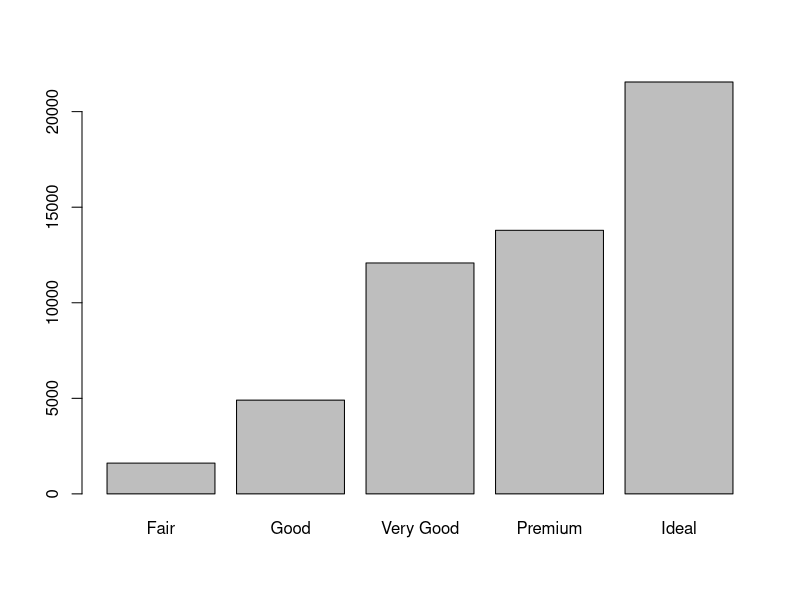
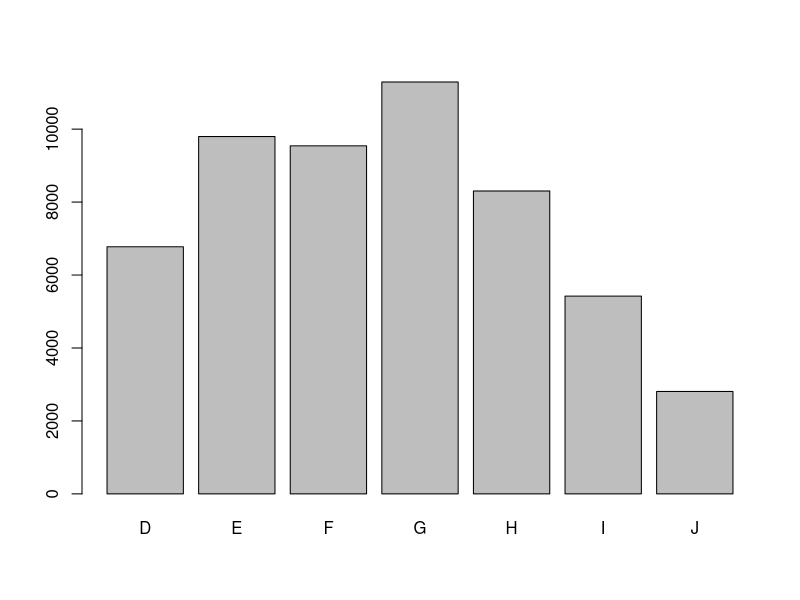
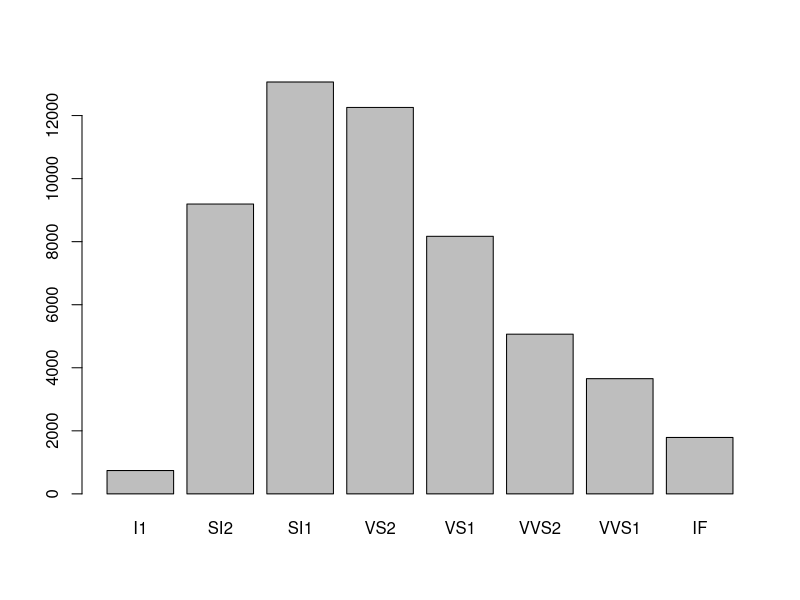
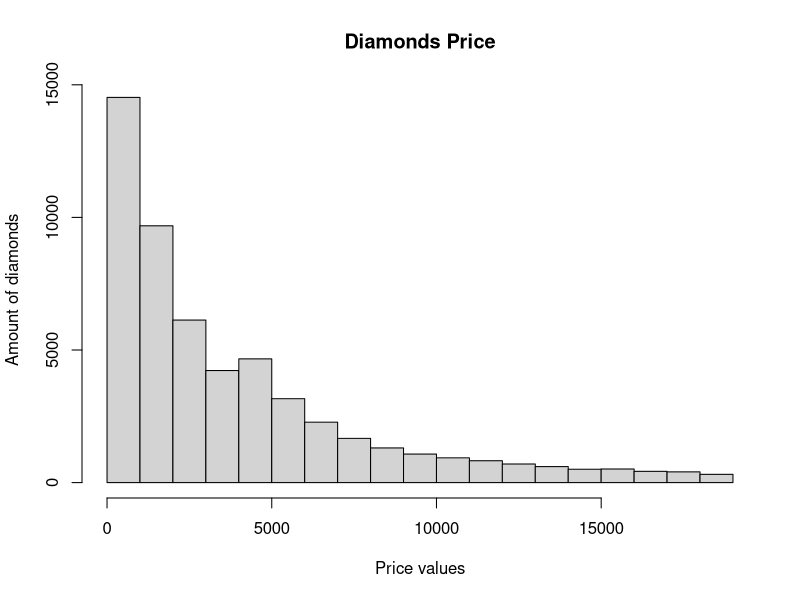
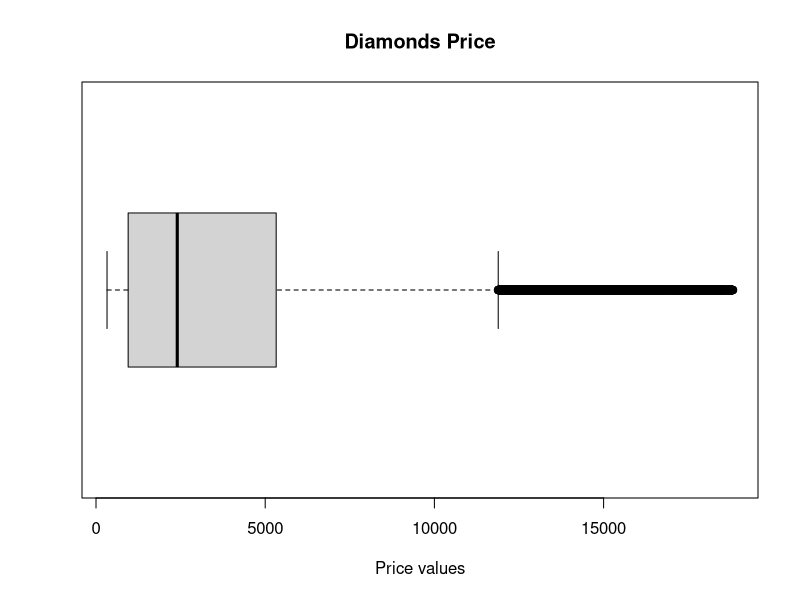
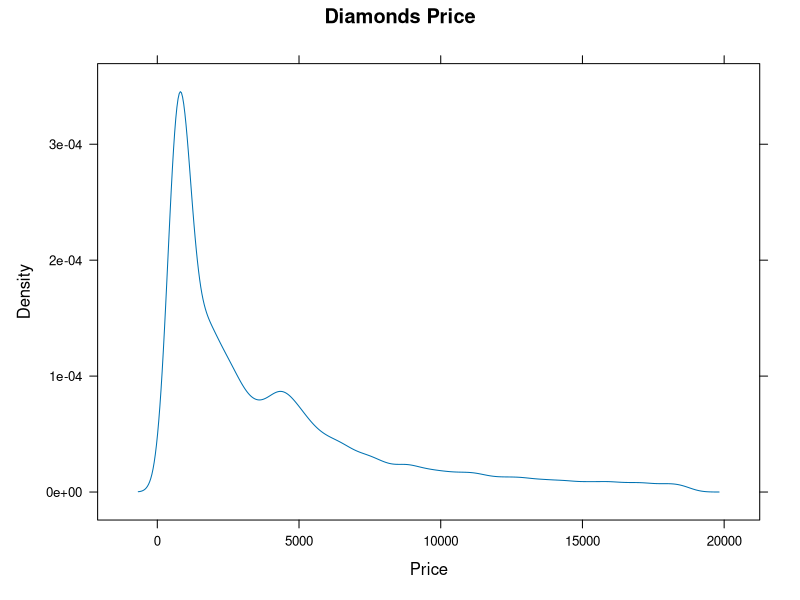
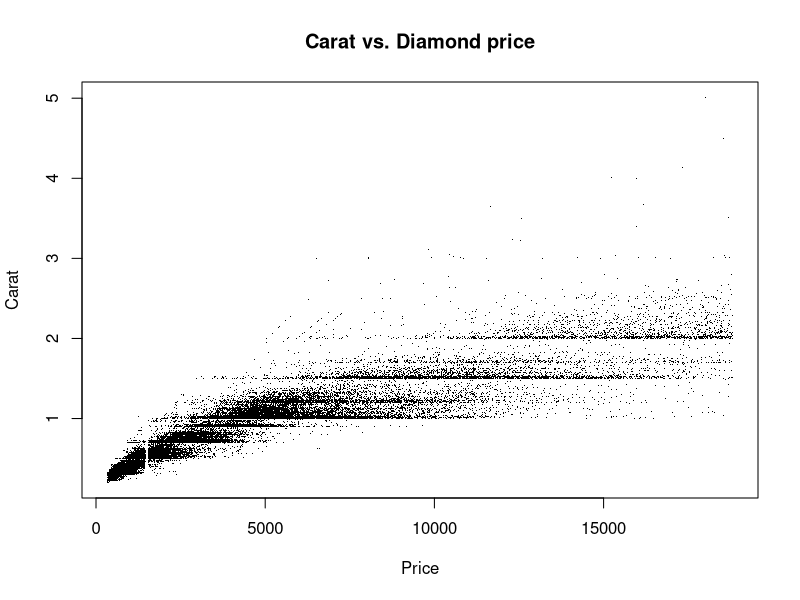
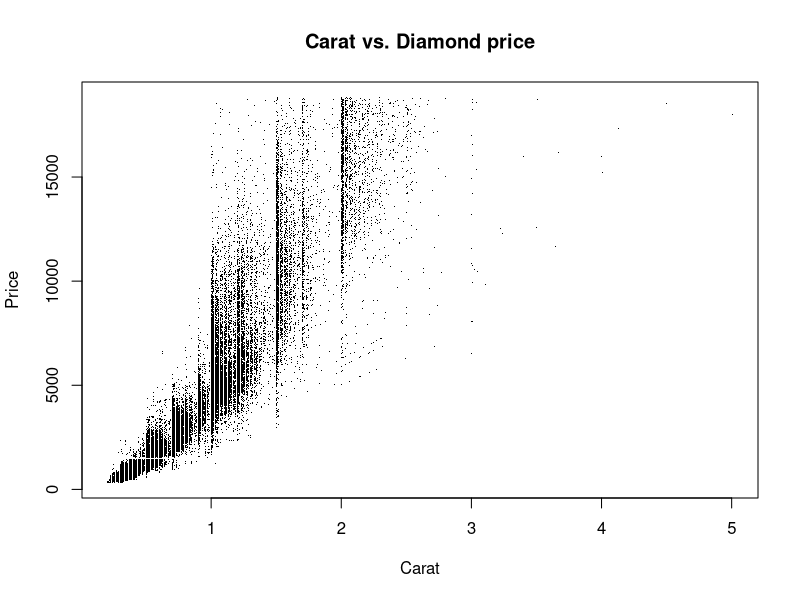

These figures' R source, in order:
#############################################
#   Assignment 01 Part 2: Diamond Prices    #
#                                           #
#   Author: Roland Spindelbalker            #
#   Date: 15.11.2018                        #
#############################################

# Load library and data
library('ggplot2')
library('lattice')
library('caret')
library('plyr')
data("diamonds")

# Look through dataset
?diamonds

# 1. Give an overview of the dataset structure:
#   • How many samples and features are in the dataset?
#   • What are the feature data types?
#   • Are diamonds balanced across color, cut and clarity? 
#   (Hint: roughly 1:1 means balanced, e.g. 1:2 is a “1:2 imbalance”)

str(diamonds)
# After executing str on the dataset, we see that there are
# 53940 samples with 10 features in the dataset

# The datatypes of the features are:
# $ carat  : num                      <- Numeric  
# $ cut    : Ord.factor w/ 5 levels   <- Factor with 5 different levels
# $ color  : Ord.factor w/ 7 levels   <- Factor with 7 different levels
# $ clarity: Ord.factor w/ 8 levels   <- Factor with 8 different levels
# $ depth  : num                      <- Numeric
# $ table  : num                      <- Numeric
# $ price  : int                      <- Integer
# $ x      : num                      <- Numeric
# $ y      : num                      <- Numeric
# $ z      : num                      <- Numeric

# To find out if the diamods are balanced, accross the features, we need
# to use
summary(diamonds$cut)
summary(diamonds$color)
summary(diamonds$clarity)

# There we see that the features are imbalanced
# This can be seen even better in a plot
barplot(summary(diamonds$cut))
barplot(summary(diamonds$color))
barplot(summary(diamonds$clarity))


# 2. Visualize diamond prices using a histogram, boxplot and densityplot:
#   • Is there a visible trend? If yes, which is it and from which plots can you derive it?

hist(diamonds$price, main = 'Diamonds Price', xlab = "Price values", ylab = "Amount of diamonds")
boxplot(diamonds$price, horizontal = T, main = 'Diamonds Price', xlab = "Price values")
densityplot(diamonds$price, plot.points = F, main = 'Diamonds Price', xlab = "Price")

# There is a visible trend, namely that the amount of diamonds decreases with rising prices.
# This trend is reflected in all three visualizations, but not easy to see in all of them.
# In my opinion, the histogram is the clearest visualization of the three.
# There you can see that the amount decreases exponentially with increasing prices.
# Additionally, you can see that there is a irregular jump in the price range between 4000 and 5000


# 3. Calculate and state the mean, median, standard deviation, median absolute deviation
#    (MAD), 1st and 3rd quantile, and inner quantile range of the diamond price:
#      • If you are not familiar with those functions, try Google, Wikipedia, . . .
#      • Hint: summary() will be useful.

# Minimum, 1st Quartile, Median, Mean, 3rd Quartile, Maximum 
summary(diamonds$price)
# Standard deviation
sd(diamonds$price)
# Median absolute deviation
mad(diamonds$price)
# Inner quartile range
IQR(diamonds$price)


# 4. Plot the diamond price against the carat values as an xy-plot:
#   • Is there a trend visible in the plot? If yes, which is it?
#   • Hint: plotting many samples will be slow. Changing the plot symbol to '.' will
#     cause a speedup.

plot(x = diamonds$price, y = diamonds$carat, pch='.', main='Carat vs. Diamond price', xlab='Price', ylab='Carat')
plot(x = diamonds$carat, y = diamonds$price, pch='.', main='Carat vs. Diamond price', xlab='Carat', ylab='Price')

# The second plot, where the carat are on the x axis, shows the trend well.
# Even though there are clear segmentations in the data (in the carat values), the price rises exponentially with
# rising carat values


# 5. Analyze the correlation between diamond price and diamond x, y, and z dimensions:
#   • Create pairwise plots for these features.
#   • Is there a trend visible between x, y, and z? If yes, which is it?
#   • Is there a trend visible between the dimensions and the price? If yes, which is it?
#   • Hint: remember what a linear correlation between 2 variables (=features) looks
#     like:
#     – Linear correlation: feature A low –> feature B low, and feature A high –>
#       feature B high.
#     – (Inverse) linear correlation: feature A low –> feature B high, and feature A
#       high –> feature B low: inverse linear correlation. Usually also just called
#       linear correlation.
#     – When plotting feature A against feature B, both will cause a “straight line”
#       (+ some noise = scatter). This means: if you see straight lines, there is a
#       linear relation between features.

pairs(diamonds[,7:10], pch='.', main='X vs Y vs Z vs Price of Diamonds')

# The correlation between x, y and z is clearly a linear one. 
# The correlation between x,y,z and the price seems to be exponential.


# 6. Analyze diamond prices per diamond color:
#   • Create boxplots showing diamond price boxes for each diamond color. Use a single
#     plot command to obtain this plot (hint: use the formula interface of boxplot with a “price ~ color” formula)
#   • Create densityplots showing diamond prices for each diamond color (hint: featurePlot).
#   • Is there a trend visible? If yes, which is it?

boxplot(diamonds$price ~ diamonds$color)
featurePlot(x = diamonds$price, y=diamonds$color, plot='density', plot.points = F, scales=list(relation='free'), no.legend = F)

# For all diamonds, there are many more cheap ones than expensive ones. This is also true for the colors.
# For some diamond colors, there are more cheaper ones and less expensive ones than for others.


# 7. Use vectorized commands to answer these questions:
#   • How many diamonds have a price above 9500?
#   • How many diamonds have a price above 9500 and have color “D”?
#   • For all color “D” diamonds with cut “Fair” show the summary for price and carat
#   • For all color “J” diamonds with cut “Ideal” show the summary for price and carat

count(diamonds$price > 9500) # 5734
count(diamonds$price > 9500 & diamonds$color == "D") # 461
summary(diamonds[diamonds$color == "D" & diamonds$cut == "Fair",c(1,7)])
# carat            price      
# Min.   :0.2500   Min.   :  536  
# 1st Qu.:0.7000   1st Qu.: 2204  
# Median :0.9000   Median : 3730  
# Mean   :0.9201   Mean   : 4291  
# 3rd Qu.:1.0100   3rd Qu.: 4797  
# Max.   :3.4000   Max.   :16386 

summary(diamonds[diamonds$color == "J" & diamonds$cut == "Ideal",c(1,7)])
# carat           price      
# Min.   :0.230   Min.   :  340  
# 1st Qu.:0.540   1st Qu.: 1132  
# Median :1.030   Median : 4096  
# Mean   :1.064   Mean   : 4918  
# 3rd Qu.:1.410   3rd Qu.: 6732  
# Max.   :3.010   Max.   :18508 


# 8. Utilize functions from the plyr library or the standard apply function on the diamonds
#    data.frame to compute the following:
#   1. Calculate the mean (?mean) for all numerics features using a single command.
#   2. Do the same with median (?median).
#   3. Do the same with standard deviation (?sd).
#   4. Do the same with median absolute deviation (?mad) and set the constant parameter
#      of the mad function to 1.
#   5. Hint: usually, you would compute the first 2 using the functions colMeans and
#      summary, but for the purpose of applying arbitrary function on data.frames, don’t
#      use these functions for this task.

apply(X = diamonds[laply(.data = as.list(diamonds[1,]), .fun = is.numeric)], MARGIN=2, FUN=mean)
apply(X = diamonds[laply(.data = as.list(diamonds[1,]), .fun = is.numeric)], MARGIN=2, FUN=median)
apply(X = diamonds[laply(.data = as.list(diamonds[1,]), .fun = is.numeric)], MARGIN=2, FUN=sd)
apply(X = diamonds[laply(.data = as.list(diamonds[1,]), .fun = is.numeric)], MARGIN=2, FUN= function(col) {
  mad(x = col, constant = 1)
})

